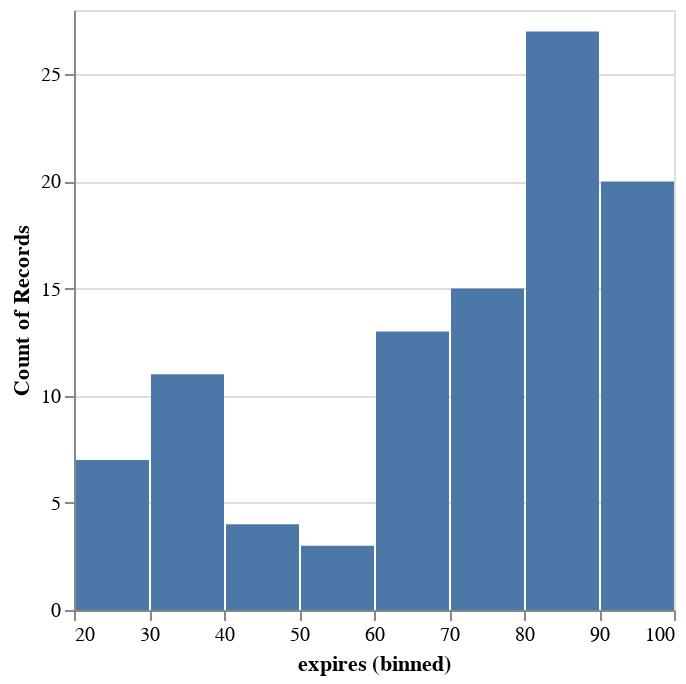

Write notebook code for a chart like this one.
### Code cell
# let's plot the distribution of expirations
alt.Chart(robots).mark_bar().encode(
    alt.X("expires:Q", bin=True),
    y='count()',
)

### Figure 1 — Vega-Lite specification as saved in the notebook (floating-point values rounded to 4 significant figures; data arrays with more than 128 entries replaced by an {"elided": "..."} marker saying what was removed)
{"config": {"view": {"continuousWidth": 300, "continuousHeight": 300}}, "data": {"name": "data-43580cfcadea15309a993ea77a2f4447"}, "mark": {"type": "bar"}, "encoding": {"x": {"bin": true, "field": "expires", "type": "quantitative"}, "y": {"aggregate": "count", "type": "quantitative"}}, "$schema": "https://vega.github.io/schema/vega-lite/v5.8.0.json", "datasets": {"data-43580cfcadea15309a993ea77a2f4447": {"elided": "150 records"}}}
